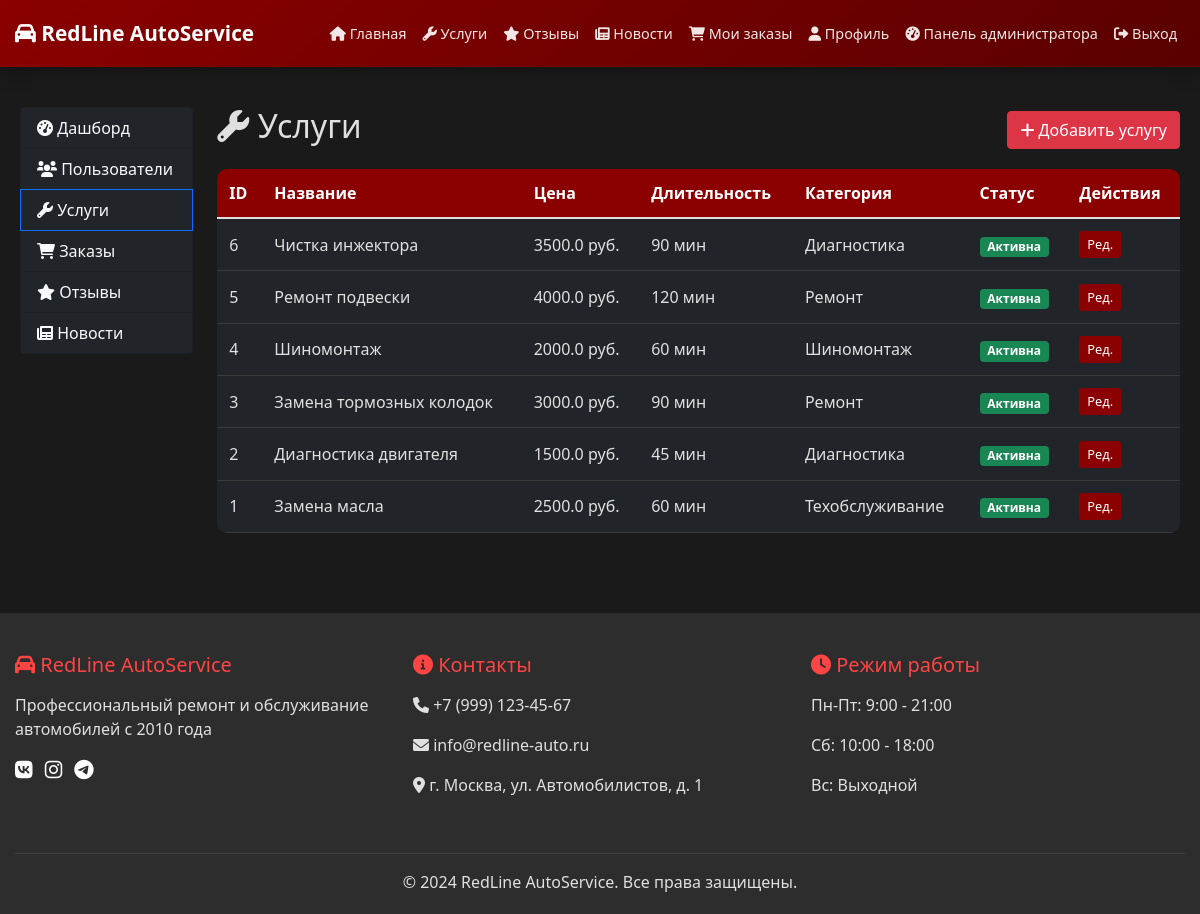
Screenshot of /admin?section=services (signed in) with the database file from the repository.
### app.py (models this page shows)
class Service(db.Model):
    id = db.Column(db.Integer, primary_key=True)
    name = db.Column(db.String(100), nullable=False)
    description = db.Column(db.Text)
    price = db.Column(db.Float, nullable=False)
    duration = db.Column(db.Integer)
    category = db.Column(db.String(50))
    is_active = db.Column(db.Boolean, default=True)
    created_at = db.Column(db.DateTime, default=datetime.utcnow)

### app.py (the view, shortened to what this page needs)
@app.route('/admin')
@admin_required
def admin_dashboard():
    section = request.args.get('section', 'dashboard')
    entity_id = request.args.get('id')
    users = User.query.order_by(User.created_at.desc()).all() if section in ['users', 'edit_user'] else []
    services = Service.query.order_by(Service.created_at.desc()).all() if section in ['services', 'edit_service'] else []
    orders = Order.query.order_by(Order.created_at.desc()).all() if section in ['orders'] else []
    reviews = Review.query.order_by(Review.created_at.desc()).all() if section in ['reviews'] else []
    news = News.query.order_by(News.created_at.desc()).all() if section in ['news', 'edit_news'] else []
    edit_item = None
    stats = {
        'total_users': User.query.count(),
        'total_orders': Order.query.count(),
        'total_services': Service.query.count(),
        'pending_orders': Order.query.filter_by(status='pending').count(),
        'monthly_revenue': db.session.query(db.func.sum(Order.total_price)).filter(
            Order.status == 'completed',
            Order.created_at >= datetime.now().replace(day=1)
        ).scalar() or 0
    }
    return render_template('admin.html',
                         section=section,
                         users=users,
                         services=services,
                         orders=orders,
                         reviews=reviews,
                         news=news,
                         edit_item=edit_item,
                         stats=stats)

### app.py (called while the page is built)
def admin_required(f):
    @wraps(f)
    def decorated_function(*args, **kwargs):
        if 'user_id' not in session:
            flash('Пожалуйста, войдите в систему', 'warning')
            return redirect(url_for('login'))
        user = User.query.get(session['user_id'])
        if user.role != 'admin':
            flash('Доступ запрещен', 'danger')
            return redirect(url_for('index'))
        return f(*args, **kwargs)
    return decorated_function

### templates/admin.html (shortened to what this page needs)
{% extends "base.html" %}
{% block content %}
<div class="container-fluid mt-4">
    <div class="row">
        <div class="col-md-2">
            <div class="list-group">
                <a href="?section=dashboard" class="list-group-item list-group-item-action bg-dark text-light {% if section == 'dashboard' %}active bg-danger{% endif %}">
                    <i class="fas fa-tachometer-alt"></i> Дашборд
                </a>
                <a href="?section=users" class="list-group-item list-group-item-action bg-dark text-light {% if section == 'users' or section == 'edit_user' %}active bg-danger{% endif %}">
                    <i class="fas fa-users"></i> Пользователи
                </a>
                <a href="?section=services" class="list-group-item list-group-item-action bg-dark text-light {% if section == 'services' or section == 'edit_service' %}active bg-danger{% endif %}">
                    <i class="fas fa-wrench"></i> Услуги
                </a>
                <a href="?section=orders" class="list-group-item list-group-item-action bg-dark text-light {% if section == 'orders' %}active bg-danger{% endif %}">
                    <i class="fas fa-shopping-cart"></i> Заказы
                </a>
                <a href="?section=reviews" class="list-group-item list-group-item-action bg-dark text-light {% if section == 'reviews' %}active bg-danger{% endif %}">
                    <i class="fas fa-star"></i> Отзывы
                </a>
                <a href="?section=news" class="list-group-item list-group-item-action bg-dark text-light {% if section == 'news' or section == 'edit_news' %}active bg-danger{% endif %}">
                    <i class="fas fa-newspaper"></i> Новости
                </a>
            </div>
        </div>
        <div class="col-md-10">
            {% if section == 'dashboard' %}
                <h2><i class="fas fa-tachometer-alt"></i> Панель администратора</h2>
                <div class="row mt-4">
                    <div class="col-md-3 mb-3">
                        <div class="card bg-danger text-white">
                            <div class="card-body">
                                <h5>Пользователи</h5>
                                <h2>{{ stats.total_users }}</h2>
                            </div>
                        </div>
                    </div>
                    <div class="col-md-3 mb-3">
                        <div class="card bg-warning text-dark">
                            <div class="card-body">
                                <h5>Заказы</h5>
                                <h2>{{ stats.total_orders }}</h2>
                            </div>
                        </div>
                    </div>
                    <div class="col-md-3 mb-3">
                        <div class="card bg-info text-white">
                            <div class="card-body">
                                <h5>Услуги</h5>
                                <h2>{{ stats.total_services }}</h2>
                            </div>
                        </div>
                    </div>
                    <div class="col-md-3 mb-3">
                        <div class="card bg-success text-white">
                            <div class="card-body">
                                <h5>В обработке</h5>
                                <h2>{{ stats.pending_orders }}</h2>
                            </div>
                        </div>
                    </div>
                </div>
                <div class="card">
                    <div class="card-body">
                        <h5>Выручка за месяц</h5>
                        <h2 class="text-danger">{{ stats.monthly_revenue }} руб.</h2>
                    </div>
                </div>
            {% elif section == 'services' %}
                <div class="d-flex justify-content-between align-items-center mb-3">
                    <h2><i class="fas fa-wrench"></i> Услуги</h2>
                    <button class="btn btn-danger" data-bs-toggle="modal" data-bs-target="#addServiceModal">
                        <i class="fas fa-plus"></i> Добавить услугу
                    </button>
                </div>
                <div class="table-responsive">
                    <table class="table table-dark table-hover">
                        <thead>
                            <tr>
                                <th>ID</th>
                                <th>Название</th>
                                <th>Цена</th>
                                <th>Длительность</th>
                                <th>Категория</th>
                                <th>Статус</th>
                                <th>Действия</th>
                            </thead>
                        <tbody>
                            {% for s in services %}
                            <tr>
                                <td>{{ s.id }}</td>
                                <td>{{ s.name }}</td>
                                <td>{{ s.price }} руб.</td>
                                <td>{{ s.duration }} мин</td>
                                <td>{{ s.category or '-' }}</td>
                                <td>
                                    {% if s.is_active %}
                                        <span class="badge bg-success">Активна</span>
                                    {% else %}
                                        <span class="badge bg-secondary">Неактивна</span>
                                    {% endif %}
                                </td>
                                <td>
                                    <a href="?section=edit_service&id={{ s.id }}" class="btn btn-sm btn-primary">Ред.</a>
                                </td>
                            </tr>
                            {% endfor %}
                        </tbody>
                    </table>
                </div>
            {% endif %}
        </div>
    </div>
</div>
{% endblock %}

### static/css/style.css (style rules this page uses)
:root { --primary-red: #8B0000; --dark-red: #5a0000; --black: #1a1a1a; --dark-gray: #2d2d2d; --light-gray: #3a3a3a; --text-light: #e0e0e0; }
* { margin: 0; padding: 0; box-sizing: border-box; }
body { background: var(--black); color: var(--text-light); font-family: 'Segoe UI', Tahoma, Geneva, Verdana, sans-serif; display: flex; flex-direction: column; min-height: 100vh; }
.container-fluid { padding: 0 20px; }
.btn-primary { background: var(--primary-red); border: none; transition: all 0.3s; padding: 0.4rem 1rem; }
.btn-sm { padding: 0.25rem 0.5rem; font-size: 0.8rem; }
.table { color: var(--text-light); margin-bottom: 0; }
.table thead th { background: var(--primary-red); color: white; border-bottom: none; padding: 0.75rem; font-weight: 600; }
.table tbody td { padding: 0.75rem; vertical-align: middle; border-color: var(--light-gray); }
.table-responsive { overflow-x: auto; border-radius: 10px; }
.container:last-of-type, .row:last-child, .card:last-child { margin-bottom: 0; }

### rows the page displays
Service: id "6", name "Чистка инжектора", price "3500.0", duration "90", category "Диагностика", is_active "Активна"
Service: id "5", name "Ремонт подвески", price "4000.0", duration "120", category "Ремонт", is_active "Активна"
Service: id "4", name "Шиномонтаж", price "2000.0", duration "60", category "Шиномонтаж", is_active "Активна"
Service: id "3", name "Замена тормозных колодок", price "3000.0", duration "90", category "Ремонт", is_active "Активна"
Service: id "2", name "Диагностика двигателя", price "1500.0", duration "45", category "Диагностика", is_active "Активна"
Service: id "1", name "Замена масла", price "2500.0", duration "60", category "Техобслуживание", is_active "Активна"
